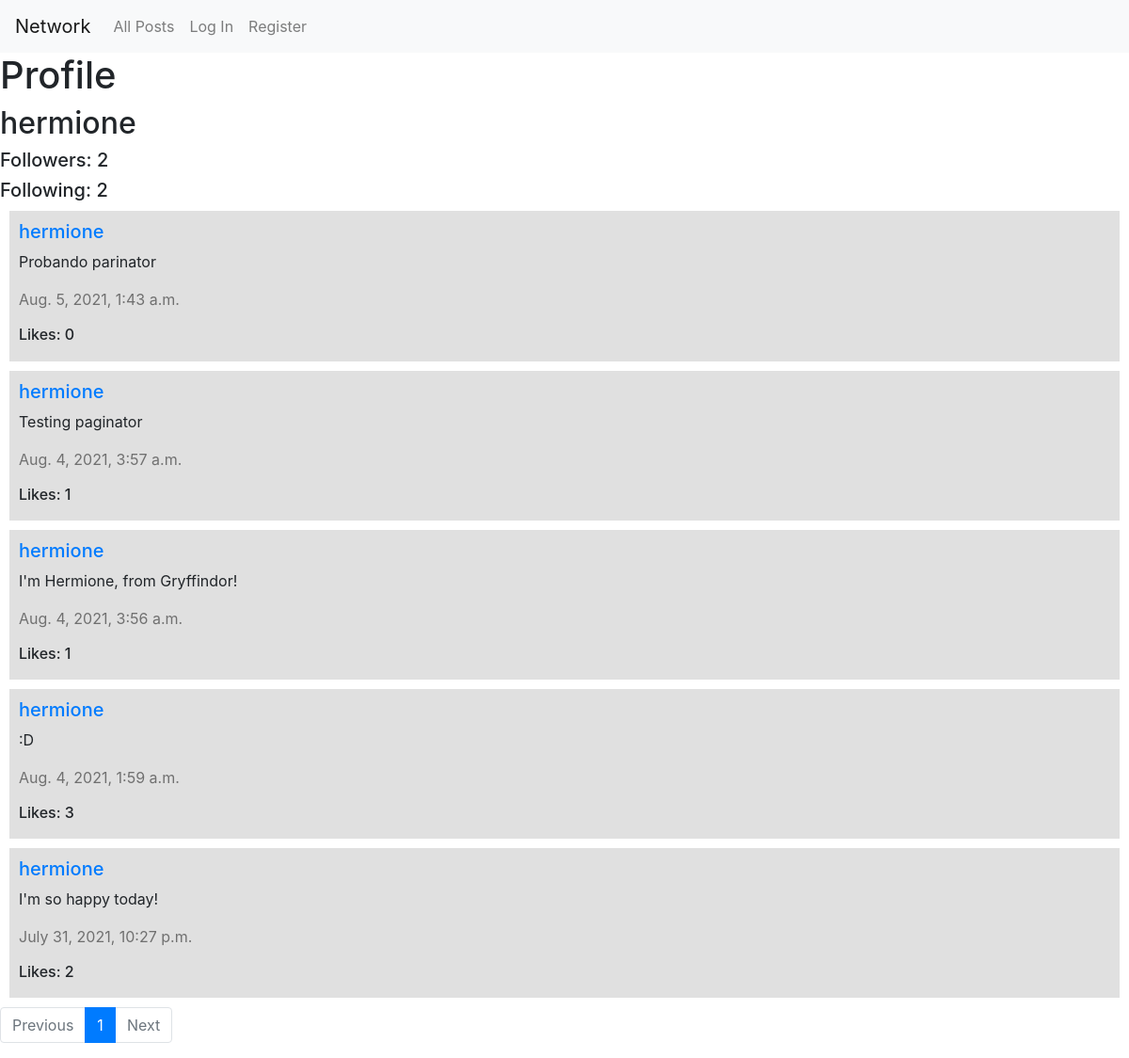
Screenshot of /profile/hermione with the database file from the repository.
### network/models.py (models this page shows)
class User(AbstractUser):
    followers = models.ManyToManyField("self", blank=True, symmetrical=False, related_name="following")

class Post(models.Model):
    user = models.ForeignKey(User, on_delete=models.CASCADE, related_name="posts")
    content = models.CharField(max_length=512)
    timestamp = models.DateTimeField(auto_now_add=True)
    likes = models.ManyToManyField(User, blank=True, related_name="liked_posts")

### network/views.py (the view)
# urls.py: path("profile/<str:name>", views.profile, name="profile"),
def profile(request, name):
    user = User.objects.get(username=name)
    posts = user.posts.all()
    posts = posts.order_by("-timestamp").all()
    if request.GET.get("page") != None:
        num_page = request.GET.get("page")
    else:
        num_page = 1
    p = Paginator(posts, 10)
    page = p.page(num_page)
    return render(request, "network/profile.html", {
        "profile": user,
        "num": int(num_page),
        "page": page,
        "num_pages": range(1, p.num_pages+1),
        "last_page": num_page
    })
    return render(request, "network/profile.html", {
        "profile": user,
        "posts": posts
    })

### network/templates/network/profile.html (shortened to what this page needs)
{% extends "network/posts.html" %}
{% load static %}
{% block header %}
<h1>Profile</h1>
<h2>{{ profile.username }}</h2>
<h5>Followers: {{ profile.followers.count }}</h5>
<h5>Following: {{ profile.following.count }}</h5>
{% endblock %}

### network/templates/network/posts.html (shortened to what this page needs)
{% extends "network/layout.html" %}
{% load static %}
{% block body %}
    {% block header %}
    {% endblock %}
<ul id="posts">
    {% for post in page.object_list %}
    <li class="post">
        <h5><a href="{% url 'profile' post.user.username %}">{{ post.user.username }}</a></h5>
        <p id="post{{ post.id }}-content">{{ post.content }}</p>
        <p class="timestamp">{{ post.timestamp }}</p>
        <div class="likes">
            <h6 id="likes{{ post.id }}">Likes: {{ post.likes.count }}</h6>
        </div>
    </li>
    {% empty %}
    <li>
        <p>There are no posts.</p>
    </li>
    {% endfor %}
</ul>
<nav aria-label="Page navigation">
    <ul class="pagination">
        {% if page.has_previous %}
        <li class="page-item">
            <a class="page-link" href="?page={{ page.previous_page_number }}">Previous</a>
        </li>
        {% else %}
        <li class="page-item disabled">
            <a class="page-link" href="?page=1">Previous</a>
        </li>
        {% endif %}
        {% for i in num_pages %}
        {% if i == num %}
        <li class="page-item active">
            <a class="page-link" href="?page={{ i }}">
                {{ i }}
            </a>
        </li>
        {% else %}
        <li class="page-item">
            <a class="page-link" href="?page={{ i }}">
                {{ i }}
            </a>
        </li>
        {% endif %}
        {% endfor %}
        {% if page.has_next %}
        <li class="page-item">
            <a class="page-link" href="?page={{ page.next_page_number }}">Next</a>
        </li>
        {% else %}
        <li class="page-item disabled">
            <a class="page-link" href="?page={{ last_page }}">Next</a>
        </li>
        {% endif %}
    </ul>
</nav>
{% endblock %}

### network/static/network/styles.css (style rules this page uses)
#posts { margin: 0; padding: 0; }
.post { padding: 10px; margin: 10px; background-color: rgb(224, 224, 224); list-style-type: none; }
.timestamp { color: rgb(112, 112, 112); }

### rows the page displays
User: username "hermione", followers.count "2", following.count "2"
Post: user.username "hermione", content "Probando parinator", timestamp "Aug. 5, 2021, 1:43 a.m.", likes.count "0"
Post: user.username "hermione", content "Testing paginator", timestamp "Aug. 4, 2021, 3:57 a.m.", likes.count "1"
Post: user.username "hermione", content "I'm Hermione, from Gryffindor!", timestamp "Aug. 4, 2021, 3:56 a.m.", likes.count "1"
Post: user.username "hermione", content ":D", timestamp "Aug. 4, 2021, 1:59 a.m.", likes.count "3"
Post: user.username "hermione", content "I'm so happy today!", timestamp "July 31, 2021, 10:27 p.m.", likes.count "2"

### other values shown
{{ i }} "1"
